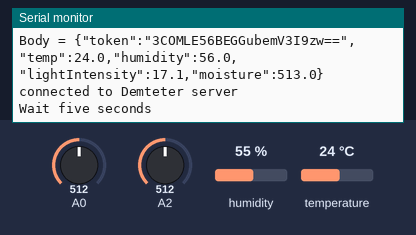
A sketch run on a simulated Arduino MKR. Shown: the last lines printed to the serial monitor. The inputs (shaded band) are chosen by the test bench; at power-on: humidity 55 %, temperature 24 °C, A0 = 512, A2 = 512. WiFi joins after 1.5 s; servers stay silent unless stated.

Above: at 18.3 s.
18.4 s: humidity set to 22 %
At 22.1 s:
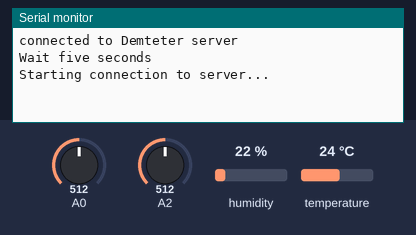
29.0 s: temperature set to 12 °C
At 39.4 s:
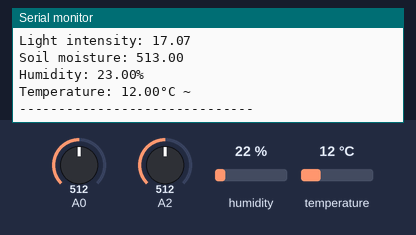
39.6 s: A0 set to 716
At 42.08 s:
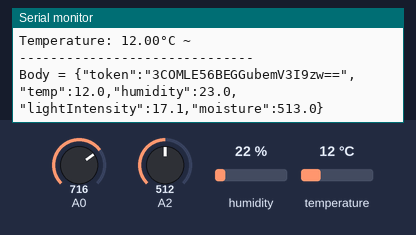
50.2 s: A2 set to 716
At 57.3 s:
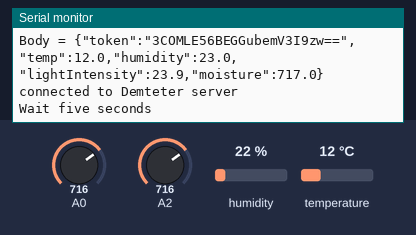
60.8 s: A0 set to 992
At 71.2 s:
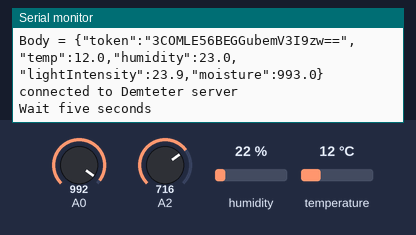
71.4 s: A2 set to 992
At 78.6 s:
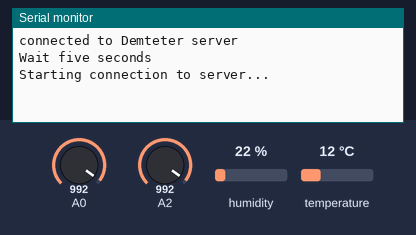
Timing chart, 0 to 80.1 s (numbered marks = the images above; inputs shaded):
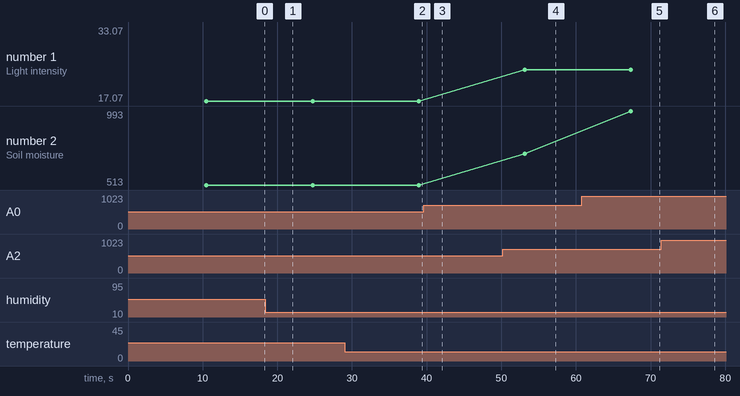

Measured:
- after the input at 29.0 s, the serial monitor: prints a new line after 9.9 s (image 2)
- after the input at 50.2 s, the serial monitor: prints a new line after 2.9 s (image 4)
- after the input at 60.8 s, the serial monitor: prints a new line after 6.5 s (image 5)
- plotted number 1: 17.07 → 23.87 after the input at 50.2 s, 23.87 → 33.07 after the input at 71.4 s
- plotted number 2: 717 → 993 after the input at 60.8 s

The sketch:

sketch_oct20a.ino
```cpp
#include <SPI.h>
#include <WiFiNINA.h>
#include <ArduinoHttpClient.h>
#include <Servo.h>
#include <Wire.h>
#include <DHT.h>

#define DHTPIN 4
#define DHTTYPE DHT22
DHT dht(DHTPIN, DHTTYPE);

float  tempC = 30;
float  humi = 40;
float  light = 40;
float  moisture = 40;
int lightPin = 2;
int moisturePin = 0;

// Content to the WiFi SSID with password
char ssid[] = "WiFi-3C3B";
char pass[] = "94576931";

int status = WL_IDLE_STATUS;
char serverAddress[] = "smart-plant.azurewebsites.net";
int port = 443;

unsigned long lastConnectionTime = 0;
const unsigned long postingInterval = 2L * 1000L;

WiFiClient wifi;
WiFiSSLClient client;

void setup() {
  Serial.begin(9600);
  dht.begin();

   // check for the WiFi module:
  if (WiFi.status() == WL_NO_MODULE) {
    Serial.println("Communication with WiFi module failed!");
    // don't continue
    while (true);
  }

   // attempt to connect to WiFi network:
  while ( status != WL_CONNECTED) {
    Serial.print("Attempting to connect to WPA SSID: ");
    Serial.println(ssid);
    // Connect to WPA/WPA2 network:
    status = WiFi.begin(ssid, pass);

    // wait 5 seconds for connection:
    delay(5000);
  }

  // you're connected now, so print out the data:
  Serial.println("You're connected to the network");
  printWiFiData();
}

void loop() {
   if (millis() - lastConnectionTime > postingInterval) {
    httpRequest();
  }
}

void printWiFiData() {
  // print your board's IP address:
  IPAddress ip = WiFi.localIP();
  Serial.print("IP address : ");
  Serial.println(ip);

  Serial.print("Subnet mask: ");
  Serial.println((IPAddress)WiFi.subnetMask());

  Serial.print("Gateway IP : ");
  Serial.println((IPAddress)WiFi.gatewayIP());

  // print your MAC address:
  byte mac[6];
  WiFi.macAddress(mac);
  Serial.print("MAC address: ");
  printMacAddress(mac);
}

void httpRequest() {

    client.stop();

    Serial.println("\nStarting connection to server...");

    // get new JSON body with updated sensor information
    String postData = getBody();

    if (client.connect(serverAddress,port)) {
      Serial.println("connected to Demteter server");

      client.println("POST /api/SensorData/Token HTTP/1.1");
      client.println("Host: smart-plant.azurewebsites.net");
      client.println("Content-Type: application/json");
      client.print("Content-Length: ");
      client.println(postData.length());
      client.println();
      client.print(postData);

      Serial.println("Wait five seconds");
      delay(5000);

      lastConnectionTime = millis();

    }  else {

    // if you couldn't make a connection:
    Serial.println("connection failed");
  }
}


void printMacAddress(byte mac[]) {
  for (int i = 5; i >= 0; i--) {
    if (mac[i] < 16) {
      Serial.print("0");
    }
    Serial.print(mac[i], HEX);
    if (i > 0) {
      Serial.print(":");
    }
  }
  Serial.println();
}


String getBody() {

  runFourSensors();

  String body = "{\"token\":\"3COMLE56BEGGubemV3I9zw==\",\"temp\":" + String(tempC,1) +
                ",\"humidity\":" + String(humi,1) +
                ",\"lightIntensity\":" + String(light,1) +
                ",\"moisture\":" + String(moisture,1) + "}\r\n\r\n";

  Serial.println("Body = " + body);

  return body;

}

void runFourSensors() {

 // read humidity
  humi  = dht.readHumidity();
  humi = humi + 1;
  delay(1000);

// read temperature as Celsius
  tempC = dht.readTemperature();
  delay(1000);

// read Soil Moisture
  moisture = analogRead(moisturePin);
  moisture = moisture + 1;
//  moisture = (moisture*40/706) + 1;
//  moisture = 100 - (moisture * 100);
//  moisture = map(moisture, 1023, 165, 0, 100);
  delay(1000);

// read Light Intensity
  light = analogRead(lightPin);
  light = light / 30;
  delay(1000);

  Serial.println("------------------------------");
  Serial.println("");

    Serial.print("Light intensity: ");
    Serial.println(light);
    Serial.print("Soil moisture: ");
    Serial.println(moisture);
    Serial.print("Humidity: ");
    Serial.print(humi);
    Serial.println("%");
    Serial.print("Temperature: ");
    Serial.print(tempC);
    Serial.println("°C ~ ");

  Serial.println("");
  Serial.println("------------------------------");

  delay(3000);

}
```
